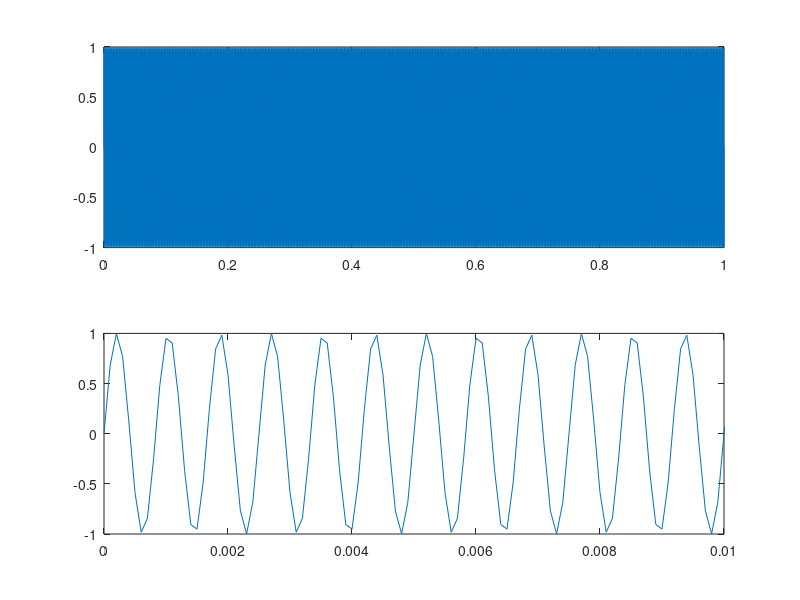

Recreate this plot in MATLAB.
t=0:0.0001:1;
f=1200;
a=sin(2*pi*f*t);
subplot(2,1,1)
plot(t,a);
sound(a)
subplot(2,1,2)
plot(t,a);
xlim([0 0.01])